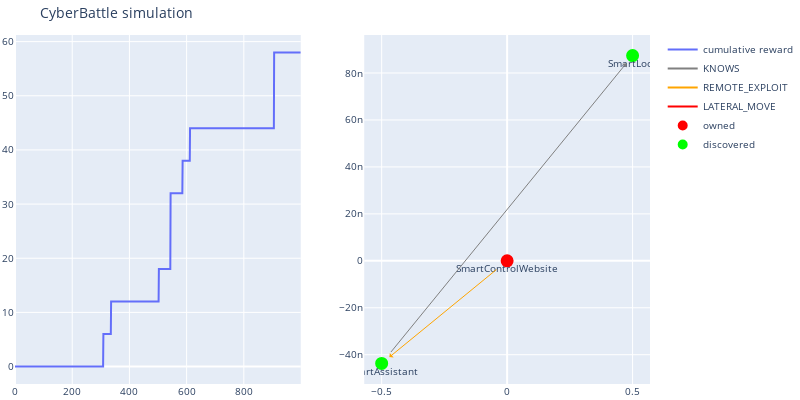

Notebook code for this chart:
### Code cell
flatten_obs_env.render()
flatten_obs_env.close()

### Figure 1 — Plotly figure (JSON) as saved in the notebook; plotly's stock layout.template omitted (floating-point values rounded to 4 significant figures; data arrays with more than 128 entries replaced by an {"elided": "..."} marker saying what was removed)
{"data": [{"name": "cumulative reward", "type": "scatter", "xaxis": "x", "y": {"elided": "1000 int values"}, "yaxis": "y"}, {"line": {"color": "gray"}, "mode": "lines", "name": "KNOWS", "type": "scatter", "x": [0], "xaxis": "x2", "y": [0], "yaxis": "y2"}, {"line": {"color": "orange"}, "mode": "lines", "name": "REMOTE_EXPLOIT", "type": "scatter", "x": [0], "xaxis": "x2", "y": [0], "yaxis": "y2"}, {"line": {"color": "red"}, "mode": "lines", "name": "LATERAL_MOVE", "type": "scatter", "x": [0], "xaxis": "x2", "y": [0], "yaxis": "y2"}, {"hoverinfo": "text", "marker": {"color": "#D32F2E", "line": {"color": "rgb(255,0,0)", "width": 8}, "size": 5, "symbol": "circle-dot"}, "mode": "markers+text", "name": "owned", "text": ["SmartControlWebsite"], "textposition": "bottom center", "type": "scatter", "x": [0], "xaxis": "x2", "y": [0], "yaxis": "y2"}, {"hoverinfo": "text", "marker": {"color": "#0e9d00", "line": {"color": "rgb(0,255,0)", "width": 8}, "size": 5, "symbol": "circle-dot"}, "mode": "markers+text", "name": "discovered", "text": ["SmartAssistant", "SmartLock"], "textposition": "bottom center", "type": "scatter", "x": [-0.5, 0.5], "xaxis": "x2", "y": [-4.371e-08, 8.742e-08], "yaxis": "y2"}], "layout": {"annotations": [{"align": "center", "arrowcolor": "orange", "arrowhead": 1, "arrowsize": 1, "arrowwidth": 1, "ax": 0, "axref": "x2", "ay": 0, "ayref": "y2", "hovertext": "REMOTE_EXPLOIT", "opacity": 1, "showarrow": true, "standoff": 10, "startstandoff": 10, "x": 0, "xref": "x2", "y": 0, "yref": "y2"}, {"align": "center", "arrowcolor": "orange", "arrowhead": 1, "arrowsize": 1, "arrowwidth": 1, "ax": 0, "axref": "x2", "ay": 0, "ayref": "y2", "hovertext": "REMOTE_EXPLOIT", "opacity": 1, "showarrow": true, "standoff": 10, "startstandoff": 10, "x": -0.5, "xref": "x2", "y": -4.371e-08, "yref": "y2"}, {"align": "center", "arrowcolor": "gray", "arrowhead": 1, "arrowsize": 1, "arrowwidth": 1, "ax": -0.5, "axref": "x2", "ay": -4.371e-08, "ayref": "y2", "hovertext": "KNOWS", "opacity": 1, "showarrow": true, "standoff": 10, "startstandoff": 10, "x": -0.5, "xref": "x2", "y": -4.371e-08, "yref": "y2"}, {"align": "center", "arrowcolor": "gray", "arrowhead": 1, "arrowsize": 1, "arrowwidth": 1, "ax": -0.5, "axref": "x2", "ay": -4.371e-08, "ayref": "y2", "hovertext": "KNOWS", "opacity": 1, "showarrow": true, "standoff": 10, "startstandoff": 10, "x": 0.5, "xref": "x2", "y": 8.742e-08, "yref": "y2"}], "autosize": false, "font": {"size": 10}, "height": 400, "hovermode": "closest", "margin": {"b": 15, "l": 2, "r": 2, "t": 35}, "showlegend": true, "title": {"text": "CyberBattle simulation"}, "width": 800, "xaxis": {"anchor": "y", "autorange": true, "domain": [0, 0.45], "range": [0, 999]}, "xaxis2": {"anchor": "y2", "autorange": true, "domain": [0.55, 1], "range": [-0.5695, 0.5695], "type": "linear"}, "yaxis": {"anchor": "x", "autorange": true, "domain": [0, 1], "range": [-3.222, 61.22], "type": "linear"}, "yaxis2": {"anchor": "x2", "autorange": true, "domain": [0, 1], "range": [-5.247e-08, 9.618e-08], "type": "linear"}}}
